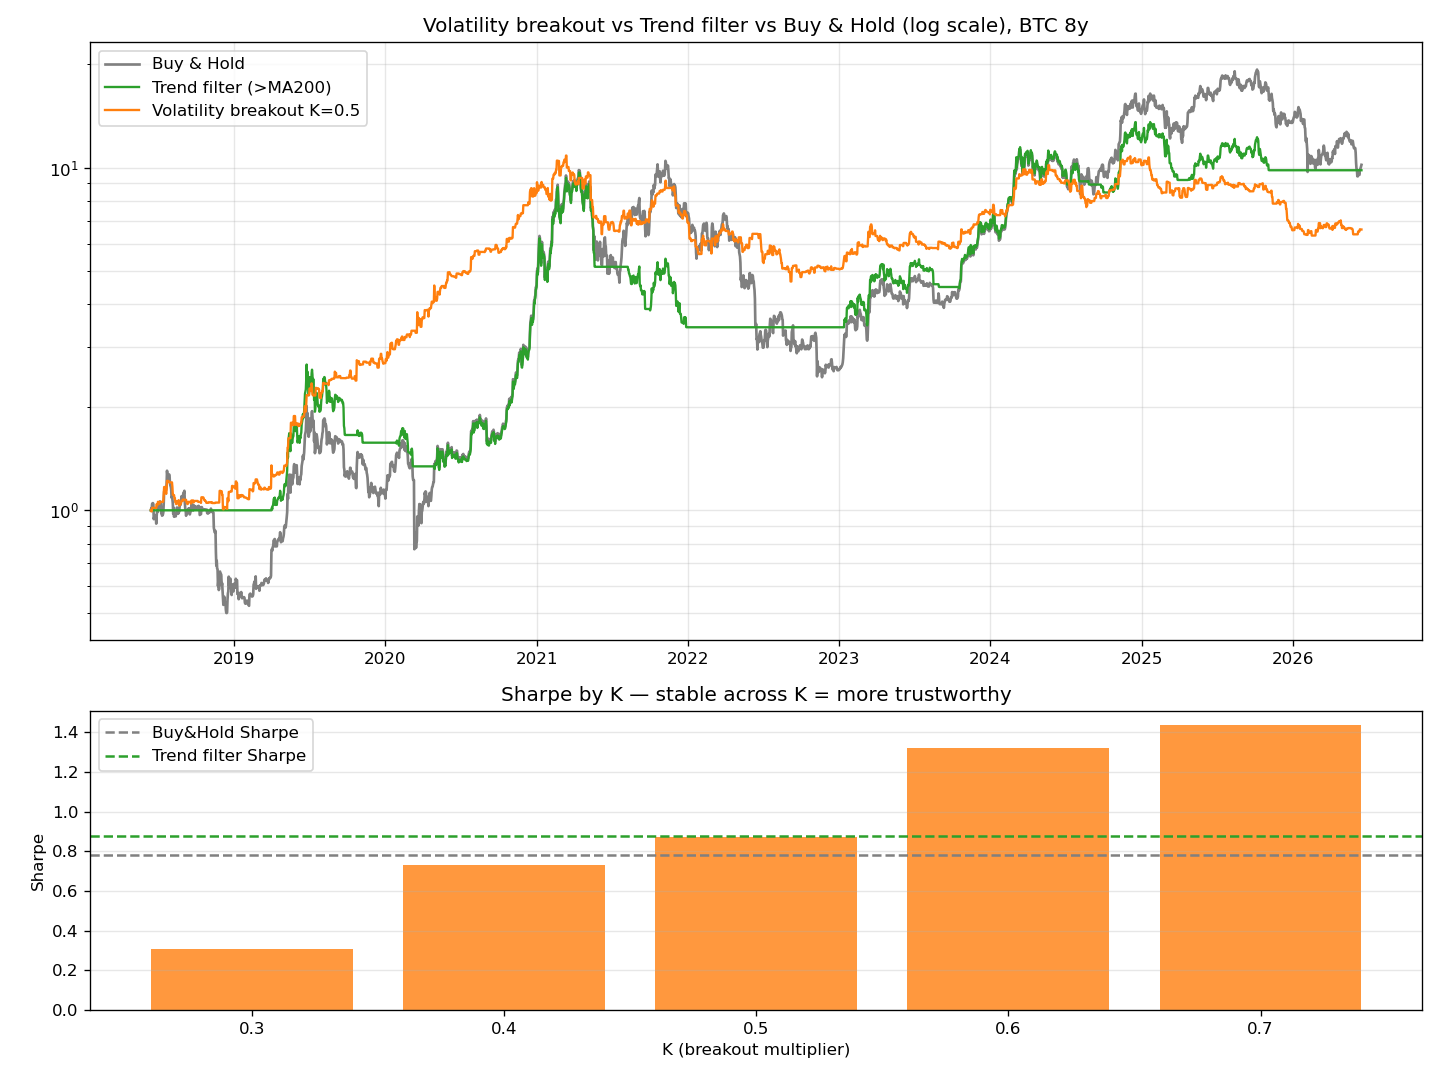

Here is the Python script that generated this plot:
"""
트레이딩 봇 #5 — 변동성 돌파 전략 (래리 윌리엄스) 검증
─────────────────────────────────────────────────────
한국 퀀트 커뮤니티에서 가장 유명한 전략 중 하나. 우리 틀로 정직하게 거른다.

규칙:
  - 목표가 target = 오늘 시가 + K × (전일 고가 − 전일 저가)
  - 장중 고가가 target을 돌파하면 → target 가격에 매수(지정가 가정)
  - 당일 종가에 청산 (하루만 보유, 나머지 시간은 현금)
  - K(돌파 민감도)는 보통 0.5. 여기선 0.3~0.7을 스윕해 과최적화를 경계한다.

미래참조 없음: target은 '당일 시가 + 전일 변동폭'으로 장 시작에 확정,
              돌파는 장중, 청산은 종가. 매일 진입/청산이라 왕복 비용을 뗀다.

비교 대상: 단순 보유, 추세필터(>MA200).
"""
import os
import yfinance as yf
import pandas as pd
import numpy as np
import matplotlib.pyplot as plt

FEE, SLIPPAGE = 0.001, 0.0005
ROUNDTRIP = 2 * (FEE + SLIPPAGE)   # 진입+청산(왕복)
COST = FEE + SLIPPAGE

# ===== 데이터 =====
data = yf.download("BTC-USD", period="8y", interval="1d",
                   auto_adjust=True, progress=False)
if isinstance(data.columns, pd.MultiIndex):
    data.columns = data.columns.get_level_values(0)
data = data.dropna()
o, h, l, c = data["Open"], data["High"], data["Low"], data["Close"]
mkt = c.pct_change().fillna(0)

def metrics(r):
    cum = (1 + r).cumprod()
    years = len(r) / 365.25
    cagr = cum.iloc[-1] ** (1 / years) - 1
    mdd = (cum / cum.cummax() - 1).min()
    sharpe = (r.mean() / r.std()) * np.sqrt(365.25) if r.std() > 0 else 0
    return cum, cagr, mdd, sharpe

# ===== 변동성 돌파 일별 수익률 =====
def vb_returns(K):
    prev_range = h.shift(1) - l.shift(1)
    target = o + K * prev_range
    entered = (h >= target) & (prev_range > 0)        # 돌파 성공한 날만 거래
    gross = c / target - 1.0                          # target 매수 → 종가 청산
    ret = entered.astype(float) * gross - entered.astype(float) * ROUNDTRIP
    return ret.fillna(0), entered

# ===== 벤치마크 =====
bh_ret = mkt
tf_pos = (c > c.rolling(200).mean()).astype(float).shift(1).fillna(0)
tf_ret = tf_pos * mkt - tf_pos.diff().abs().fillna(0) * COST

print(f"데이터: {c.index[0].date()} ~ {c.index[-1].date()}  ({len(c)}일)\n")
print(f"{'전략':<26}{'총수익':>9}{'CAGR':>7}{'MDD':>7}{'Sharpe':>8}{'거래일%':>8}")
print("-" * 66)

def row(name, ret, exposure):
    cum, cagr, mdd, sh = metrics(ret)
    print(f"{name:<26}{(cum.iloc[-1]-1)*100:>8.0f}%{cagr*100:>6.0f}%{mdd*100:>6.0f}%{sh:>8.2f}{exposure*100:>7.0f}%")
    return cum

cum_bh = row("Buy & Hold", bh_ret, 1.0)
cum_tf = row("Trend filter (>MA200)", tf_ret, (tf_pos > 0).mean())

cum_vb = {}
for K in [0.3, 0.4, 0.5, 0.6, 0.7]:
    ret, entered = vb_returns(K)
    cum_vb[K] = row(f"Volatility breakout K={K}", ret, entered.mean())

print("\n* 거래일% = 시장에 노출된 날의 비율(낮을수록 현금으로 쉬는 시간 많음).")
print("* K를 바꿔도 결과가 들쭉날쭉하면 = 과최적화 위험(안정적이라야 신뢰).")

# ===== 차트 =====
HERE = os.path.dirname(os.path.abspath(__file__))
fig, ax = plt.subplots(2, 1, figsize=(12, 9), gridspec_kw={"height_ratios": [2, 1]})

ax[0].plot(cum_bh.index, cum_bh, label="Buy & Hold", color="gray", lw=1.6)
ax[0].plot(cum_tf.index, cum_tf, label="Trend filter (>MA200)", color="tab:green", lw=1.4)
ax[0].plot(cum_vb[0.5].index, cum_vb[0.5], label="Volatility breakout K=0.5", color="tab:orange", lw=1.4)
ax[0].set_yscale("log")
ax[0].set_title("Volatility breakout vs Trend filter vs Buy & Hold (log scale), BTC 8y")
ax[0].legend(); ax[0].grid(alpha=0.3, which="both")

Ks = list(cum_vb.keys())
sharpes = [metrics(vb_returns(K)[0])[3] for K in Ks]
ax[1].bar([str(k) for k in Ks], sharpes, color="tab:orange", alpha=0.8)
ax[1].axhline(metrics(bh_ret)[3], color="gray", ls="--", label="Buy&Hold Sharpe")
ax[1].axhline(metrics(tf_ret)[3], color="tab:green", ls="--", label="Trend filter Sharpe")
ax[1].set_xlabel("K (breakout multiplier)"); ax[1].set_ylabel("Sharpe")
ax[1].set_title("Sharpe by K — stable across K = more trustworthy")
ax[1].legend(); ax[1].grid(alpha=0.3, axis="y")

plt.tight_layout()
out = os.path.join(HERE, "volatility_breakout.png")
plt.savefig(out, dpi=120)
print("차트 저장:", out)
